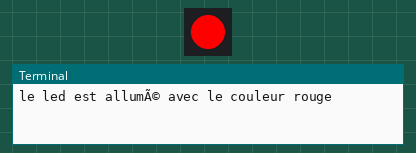
This program was run on a simulated Raspberry Pi (BCM pin numbers). Shown: 1 RGB LEDs in strip order, left to right, the last lines printed to the terminal.

Above: at 1.0 s.
At 5.0 s:
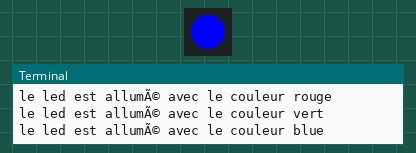
At 9.0 s:
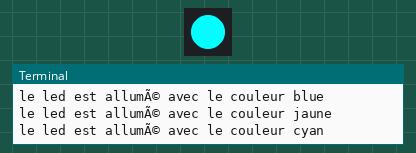
At 17.0 s:
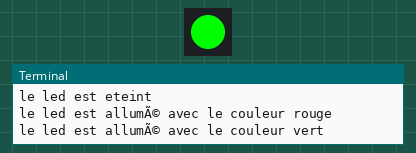
Timing chart, 0 to 18.2 s (numbered marks = the images above):
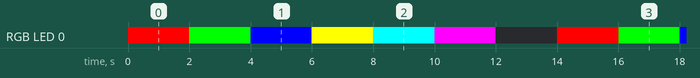

The program:

rgb_led_control.py
```python
# imporatation des bibliothÃ©ques nÃ©cessaires
from gpiozero import RGBLED
import time

# Configuration des broches
led = RGBLED(red= 17, green= 18, blue=27, active_high=False)
# Boucle pour l'affichage des différents couleurs
try:
    while True:
        led.color = (1, 0, 0)
        print("le led est allumÃ© avec le couleur rouge ")
        time.sleep(2)
        led.color = (0, 1, 0)
        print("le led est allumÃ© avec le couleur vert ")
        time.sleep(2)
        led.color = (0, 0, 1)
        print("le led est allumÃ© avec le couleur blue ")
        time.sleep(2)
        led.color = (1, 1, 0)
        print("le led est allumÃ© avec le couleur jaune ")
        time.sleep(2)
        led.color = (0, 1, 1)
        print("le led est allumÃ© avec le couleur cyan ")
        time.sleep(2)
        led.color = (1, 0, 1)
        print("le led est allumÃ© avec le couleur magenta ")
        time.sleep(2)
        led.color = (0, 0, 0)
        print("le led est eteint ")
        time.sleep(2)
except KeyboardInterrupt:
    GPIO.cleanup()
```

Measured:
- by itself, RGB LED 0: repeats every 14.0 s: RGB(0, 255, 0) 2.0 s, RGB(0, 0, 255) 2.0 s, RGB(255, 255, 0) 2.0 s, RGB(0, 255, 255) 2.0 s, RGB(255, 0, 255) 2.0 s, off 2.0 s, RGB(255, 0, 0) 2.0 s
- by itself, everything shown: repeats every 14.0 s, in 7 steps
